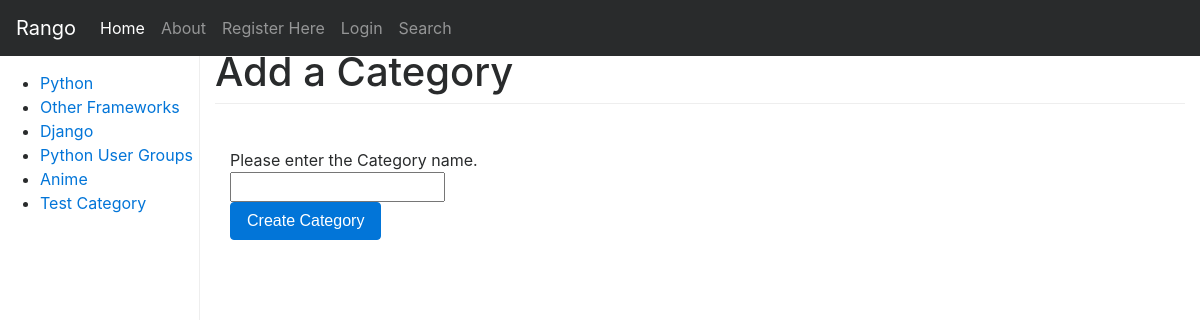
Screenshot of /rango/add_category/ with the database file from the repository.
### rango/models.py (models this page shows, shortened)
class Category(models.Model):
    name = models.CharField(max_length=128, unique=True)
    views = models.IntegerField(default=0)
    likes = models.IntegerField(default=0)
    slug = models.SlugField(unique = True)
    class Meta:
        verbose_name_plural = "categories"

### rango/views.py (the view, shortened to what this page needs)
def add_category(request):
    form = CategoryForm()
    return render(request,'rango/add_category.html',{'form':form})

### rango/forms.py
class CategoryForm(forms.ModelForm):
    name = forms.CharField(max_length=128, help_text = "Please enter the Category name.")
    views = forms.IntegerField(widget=forms.HiddenInput(), initial=0)
    likes = forms.IntegerField(widget=forms.HiddenInput(), initial=0)
    slug = forms.CharField(widget=forms.HiddenInput(),required=False)
    class Meta:
        model = Category
        fields = ('name',)

### rango/templatetags/rango_template_tags.py (called while the page is built)
@register.inclusion_tag('rango/cats.html')
def get_category_list():
    return {'cats': Category.objects.all()}

### templates/rango/add_category.html (shortened to what this page needs)
{% extends "rango/base.html" %}
{% block body_block %}
<div class="hero-unit">
    <h1>Add a Category</h1>
    <br/>
    <div class="container">
        <form role="form" id="page_form" method="post" action="/rango/add_category/">
            {% for field in form.visible_fields %}
            {{ field.help_text}}<br/>
            {{ field }}
            {% endfor %}
            <br/>
            <button class="btn btn-primary" type="submit" name="submit">Create Category</button>
        </form>
    </div>
</div>
{% endblock %}

### templates/rango/cats.html
<ul>
{% if cats %}
{% for c in cats %}
<li><a href="{% url 'show_category' c.slug %}">{{ c.name }}</a></li>
{% endfor %}
{% else %}
<li> <strong>There are no category present.</strong></li>
{% endif %}
</ul>

### static/css/dashboard.css (style rules this page uses)
body { padding-top: 50px; }
h1 { margin-bottom: 20px; padding-bottom: 9px; border-bottom: 1px solid #eee; }

### rows the page displays
Category: name "Python"
Category: name "Other Frameworks"
Category: name "Django"
Category: name "Python User Groups"
Category: name "Anime"
Category: name "Test Category"

### other values shown
{{ field.help_text }} "Please enter the Category name."
